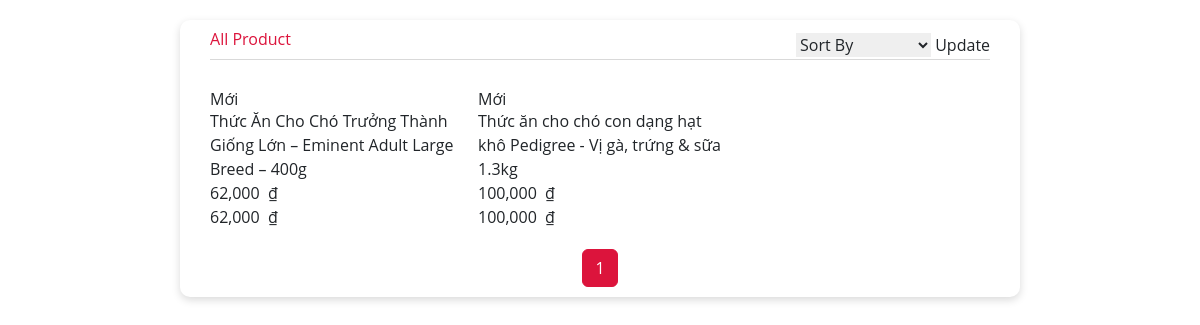
The page /index.php?page=showAllProducts on the database its author committed.
### tables this page shows
CREATE TABLE `sanpham` (
  `id_sanpham` int(11) NOT NULL,
  `tensp` varchar(100) DEFAULT NULL,
  `anhsp` varchar(255) DEFAULT NULL,
  `giasp` int(11) DEFAULT NULL,
  `mota` text DEFAULT NULL,
  `discount` decimal(2,1) DEFAULT NULL,
  `id_danhmuc` int(11) NOT NULL
);

### views/showAllProducts.php (the view, shortened to what this page needs)
<?php
    $item_per_page = !empty($_GET['per_page']) ? $_GET['per_page'] : 10;
    $current_page = !empty($_GET['pageitem']) ? $_GET['pageitem'] : 1;
    $offset = ($current_page - 1) * $item_per_page;
    $products = mysqli_query($conn, "SELECT * FROM sanpham ORDER BY id_sanpham DESC  LIMIT ".$item_per_page." OFFSET ".$offset);
    $totalRecords = mysqli_query($conn, "SELECT * FROM sanpham");
    $totalRecords = $totalRecords -> num_rows;
    $totalPages = ceil($totalRecords / $item_per_page);
?>
<div class="body">
    <div class="body__mainTitle" style="display: flex; justify-content: space-between;">
        <h2>All Product</h2>
        <div>
            <form method="POST" class="sortPrice">
                <select id="pet-select" name="sort">
                    <option value="">Sort By</option>
                </select>
                <input type="submit" value="Update">
            </form>
        </div>
    </div>
    <div>
        <div class="row">
            <?php
                while($row = mysqli_fetch_array($products)){
            ?>
                                <div class="col-lg-2_5 col-md-4 col-6">
                                            <a href="index.php?page=details&id=<?php echo $row['id_sanpham']; ?>" class="product">
                                                <div class="product__sale">
                                                    <h4><?php
                                                        if($row['discount'] == 0){
                                                            echo "Mới";
                                                        }else{
                                                            echo number_format($row['discount']) . "%";
                                                        }
                                                    ?></h4>
                                                </div>
                                                <div class="product__content">
                                                    <div class="product__title">
                                                        <?php echo $row['tensp']; ?>
                                                    </div>
                                                    <div class="product__pride">
                                                        <div class="product__pride-oldPride">
                                                            <span class="Price">
                                                                <bdi><?php echo number_format($row['giasp']); ?>&nbsp;
                                                                    <span class="currencySymbol">₫</span>
                                                                </bdi>
                                                            </span>
                                                        </div>
                                                        <div class="product__pride-newPride">
                                                            <span class="Price">
                                                                <bdi><?php echo number_format($row['giasp'] * ((100 - $row['discount']) / 100)); ?>&nbsp;
                                                                    <span class="currencySymbol">₫</span>
                                                                </bdi>
                                                            </span>
                                                        </div>
                                                    </div>
                                                </div>
                                            </a>
                                        </div>
            <?php
                }
            ?>
        </div>
                <ul class="pagination justify-content-center">
                    <?php
                    $param = "page=showAllProducts&";
                            ?>
                        <?php for ($num = 1; $num <= $totalPages; $num++) { ?>
                            <?php if ($num != $current_page) { ?>
                                <?php if ($num > $current_page - 3 && $num < $current_page + 3) { ?>
                                    <li class="page-item"><a class="page-link" href="?<?=$param?>per_page=<?= $item_per_page ?>&pageitem=<?= $num ?>"><?= $num ?></a></li>
                                <?php } ?>
                            <?php } else { ?>
                                <li class="page-item active"><a class="page-link" href="?<?=$param?>per_page=<?= $item_per_page ?>&pageitem=<?= $num ?>"><?= $num ?></a></li>
                            <?php } ?>
                        <?php } ?>
                </ul>
    </div>
</div>

### css/navbar.css (style rules this page uses)
* { margin: 0; padding: 0; box-sizing: border-box; font-family: 'Open Sans', sans-serif; }

### rows shown on the page
sanpham: shows "Mới", tensp "Thức Ăn Cho Chó Trưởng Thành Giống Lớn – Eminent Adult Large Breed – 400g", giasp "62,000", $row['giasp'] * ((100 - $row['discount']) / 100) "62,000"
sanpham: shows "Mới", tensp "Thức ăn cho chó con dạng hạt khô Pedigree - Vị gà, trứng & sữa 1.3kg", giasp "100,000", $row['giasp'] * ((100 - $row['discount']) / 100) "100,000"
